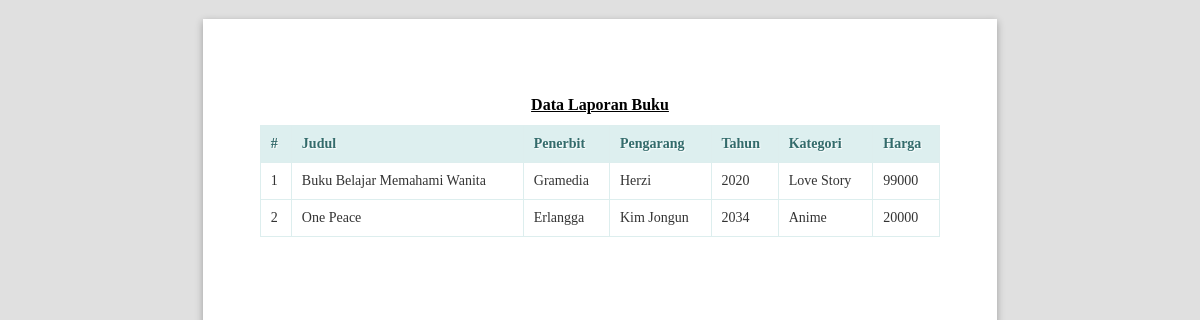
The app's page /public/buku/lihatlaporan (signed in) with its own data.
### tables this page shows
CREATE TABLE `buku` (
  `id` int(11) NOT NULL,
  `judul` varchar(100) NOT NULL,
  `penerbit` varchar(50) DEFAULT NULL,
  `pengarang` varchar(50) DEFAULT NULL,
  `tahun` varchar(4) DEFAULT NULL,
  `kategori_id` int(11) DEFAULT NULL,
  `harga` int(11) DEFAULT NULL
);

CREATE TABLE `kategori` (
  `id` int(11) NOT NULL,
  `nama_kategori` varchar(50) NOT NULL
);

### app/core/Controller.php (called while the page is built, shortened)
<?php
class Controller{
	public function view($view, $data = [])
	{
		require_once '../app/views/' . $view . '.php';
	}
	public function model($model)
	{
		return new $model;
	}
}

### app/controllers/Buku.php (called while the page is built, shortened)
<?php
class Buku extends Controller {
	public function lihatlaporan()
	{
		$data['title'] = 'Data Laporan Buku';
		$data['buku'] = $this->model('BukuModel')->getAllBuku();
		$this->view('buku/lihatlaporan', $data);
	}
}

### app/core/App.php (called while the page is built, shortened)
<?php
class App{
	protected $method = 'index';
	protected $params = [];
	public function __construct(){
		$url = $this->parseURL();
		if(file_exists('../app/controllers/' . $url[0] . '.php')){
			unset($url[0]);
		}
		$this->controller = new $this->controller;
		if(isset($url[1])){
			if(method_exists($this->controller, $url[1])){
				$this->method = $url[1];
			}
		}
		call_user_func_array([$this->controller, $this->method], $this->params);
	}
	public function parseURL(){
		if( isset($_GET['url'])){
			$url = rtrim($_GET['url'], '/');
			$url = filter_var($url, FILTER_SANITIZE_URL);
			$url = explode('/',$url);
			return $url;
		}
	}
}

### public/index.php (called while the page is built, shortened)
<?php
$app = new App;

### app/core/Database.php (called while the page is built, shortened)
<?php
class Database{
	private $host = DB_HOST;
	private $user = DB_USER;
	private $pass = DB_PASS;
	private $dbnm = DB_NAME;
	private $dbh;
	private $stmt;
	public function __construct()
	{
		$dsn = 'mysql:host='. $this->host .';dbname='. $this->dbnm;
		$option = [
			PDO::ATTR_PERSISTENT => true,
			PDO::ATTR_ERRMODE => PDO::ERRMODE_EXCEPTION
		];
		try{
			$this->dbh = new PDO($dsn,$this->user,$this->pass, $option);
		}catch(PDOException $e){
			die($e->getMessage());
		}
	}
	public function query($query)
	{
		$this->stmt = $this->dbh->prepare($query);
	}
	public function execute()
	{
		$this->stmt->execute();
	}
	public function resultSet()
	{
		$this->execute();
		return $this->stmt->fetchAll(PDO::FETCH_ASSOC);
	}
}

### app/models/BukuModel.php (called while the page is built, shortened)
<?php
class BukuModel {
	private $table = 'buku';
	private $db;
	public function __construct()
	{
		$this->db = new Database;
	}
	public function getAllBuku()
	{
		$this->db->query("SELECT buku.*, kategori.nama_kategori FROM " . $this->table . " JOIN kategori ON kategori.id = buku.kategori_id");
		return $this->db->resultSet();
	}
}

### app/views/buku/lihatlaporan.php (the view, shortened to what this page needs)
<!DOCTYPE html>
<html lang="en">
<head>
  <link rel="stylesheet" href="<?= base_url ?>/dist/js/normalize.min.css">
  <link rel="stylesheet" href="<?= base_url ?>/dist/css/paper.css">
</head>
<body class="A4 potrait">
  <section class="sheet padding-15mm">
      <h1 class="center" style="text-decoration: underline;margin-top: 20px;"><?= $data['title'] ?></h1>
      <table class="table">
                  <thead>
                    <tr>
                      <th style="width: 10px">#</th>
                      <th>Judul</th>
                      <th>Penerbit</th>
                      <th>Pengarang</th>
                      <th>Tahun</th>
                      <th>Kategori</th>
                      <th>Harga</th>
                    </tr>
                  </thead>
                  <tbody>
                  <?php $no=1; ?>
                    <?php foreach ($data['buku'] as $row) :?>
                    <tr>
                      <td><?= $no; ?></td>
                      <td><?= $row['judul'];?></td>
                      <td><?= $row['penerbit'];?></td>
                      <td><?= $row['pengarang'];?></td>
                      <td><?= $row['tahun'];?></td>
                      <td><div class="badge badge-warning"><?= $row['nama_kategori'];?></div></td>
                      <td><?= $row['harga'];?></td>
                    </tr>
                    <?php $no++; endforeach; ?>
                  </tbody>
                </table>
  </section>
</body>
</html>

### app/views/buku/lihatlaporan.php (style rules this page uses)
.center { margin-right: auto; margin-left: auto; text-align: center; }
h1 { font-size: 16px; }
* { font-family: Calibri; font-size: 14px; -webkit-print-color-adjust:exact; }
.table { border: solid 1px #DDEEEE; border-collapse: collapse; border-spacing: 0; font: normal 13px Arial, sans-serif; width: 100%; }
.table thead th { background-color: #DDEFEF; border: solid 1px #DDEEEE; color: #336B6B; padding: 10px; text-align: left; text-shadow: 1px 1px 1px #fff; }
.table tbody td { border: solid 1px #DDEEEE; color: #333; padding: 10px; text-shadow: 1px 1px 1px #fff; }

### records on screen
buku: judul "Buku Belajar Memahami Wanita", penerbit "Gramedia", pengarang "Herzi", tahun "2020", kategori.nama_kategori "Love Story", harga "99000"
buku: judul "One Peace", penerbit "Erlangga", pengarang "Kim Jongun", tahun "2034", kategori.nama_kategori "Anime", harga "20000"

### other values on screen
$data['title'] "Data Laporan Buku"
